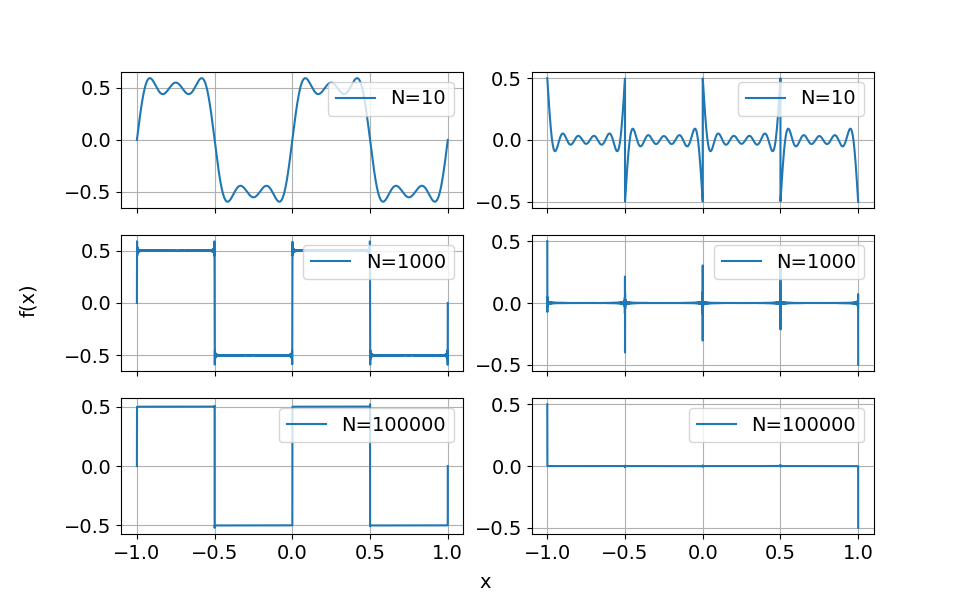

Generate this figure with Python:
import numpy as np
from matplotlib import pyplot as plt

filepath = r'/media/candido/Extreme SSD/Unipi/Secondo anno/Lab 2/Materiale/Esercizi/Relazionenatalizia/'

### Aesthetic Settings
fontsize = 14
num_plots = 6
params = {
    'figure.figsize': (6 * 1.618, 6),  # Figure size
    'axes.labelsize': fontsize,        # Axis label size
    'axes.titlesize': fontsize,        # Title size
    'xtick.labelsize': fontsize,       # X-axis tick label size
    'ytick.labelsize': fontsize,       # Y-axis tick label size
    'legend.fontsize': fontsize,       # Legend font size
}
plt.rcParams.update(params)

# Fourier sine series for a square wave
def ff(x, iter=1000, omega=2 * np.pi, phi=0):
    iter += 1
    f = 0
    for k in range(1, iter, 2):
        f += (2 / (k * np.pi)) * np.sin(k * x * omega + phi)
    return f

# Analytical square wave
def squarewave(x, a, omega=2 * np.pi, phi=0):
    return a * np.sign(np.sin(x * omega + phi))

# Residuals: Difference between square wave and Fourier series
def residuals(x, a, iter, omega=2 * np.pi, phi=0):
    return squarewave(x, a, omega, phi) - ff(x, iter, omega, phi)

# Compute squared residuals and residual area ratios
def squaredresiduals_and_ratios(x, a, iterations, omega=2 * np.pi, phi=0):
    residual_sums = []
    residual_areas = []
    total_area = (max(x) - min(x)) * a  # Total area of the square wave

    for it in iterations:
        res = residuals(x, a, iter=it, omega=omega, phi=phi)
        residual_sums.append(np.sum(res**2))  # Squared residuals
        residual_areas.append(np.sum(np.abs(res)) * (max(x) - min(x)) / len(x))  # Area of the residuals

    ratios = np.array(residual_areas) / total_area  # Ratios of residual area to total area
    return residual_sums, ratios

# Parameters
iter = np.logspace(1, num_plots, num_plots, base=10)  # Logarithmically spaced
res_im = 10000
xx = np.linspace(-1, 1, res_im)

########## Create layout for subplots
fig, axes = plt.subplots(int(num_plots / 2), 2, sharex=True)  # Share axes
axes = axes.flatten()  # Flatten the array for easier iteration

# Iterate through subplots
for i, ax in enumerate(axes):
    if i % 2 == 0:
        iter_value = int(iter[i])
        iteration = int(1 + np.floor(iter_value / 2))  # Kind of wave we are working on
        ax.plot(xx, ff(xx, iter=iteration), label=f'N={iter_value}')
        ax.grid(True)
        ax.legend(loc='upper right')
    if i % 2 == 1:
        iter_value = int(iter[i])
        iteration = int(iter_value / 10)  # Kind of wave we are working on
        ax.plot(xx, residuals(xx, a=0.5, iter=iteration), label=f'N={iteration}')
        ax.grid(True)
        ax.legend(loc='upper right')

# Add shared labels for x and y
fig.text(0.5, 0.02, 'x', ha='center', fontsize=fontsize)  # Slightly lower x-axis label
fig.text(0.02, 0.5, 'f(x)', va='center', rotation='vertical', fontsize=fontsize)  # Slightly left y-axis label
plt.savefig(filepath + "fousquarewave.png")  # Save the plot

################ Logarithmic spacing for iterations
maxiter = 3
resolution = int(1e2)
iterations = np.logspace(1, maxiter, resolution, base=10, dtype=int)  # Logarithmically spaced

# Compute squared residuals and residual area ratios
residual_values, area_ratios = squaredresiduals_and_ratios(xx, a=0.5, iterations=iterations)

# Plot squared residuals vs. iterations
plt.figure()
plt.plot(iterations, residual_values, color='b')
plt.xscale('log')
plt.yscale('log')
plt.xlabel('Iterations (log scale)', fontsize=fontsize)
plt.ylabel('Squared Residuals (log scale)', fontsize=fontsize)
plt.grid(True)
plt.title('Squared Residuals vs Iterations', fontsize=fontsize)
plt.savefig(filepath + "squarewaveresiduals.png")  # Save the plot

# Plot residual area ratios vs. iterations
plt.figure()
plt.plot(iterations, area_ratios, color='r')
plt.xscale('log')
plt.xlabel('Iterations (log scale)', fontsize=fontsize)
plt.ylabel('Residual Area Ratio', fontsize=fontsize)
plt.grid(True)
plt.title('Residual Area Ratio vs Iterations', fontsize=fontsize)
plt.savefig(filepath + "squarewavearea.png")  # Save the plot

plt.show()
